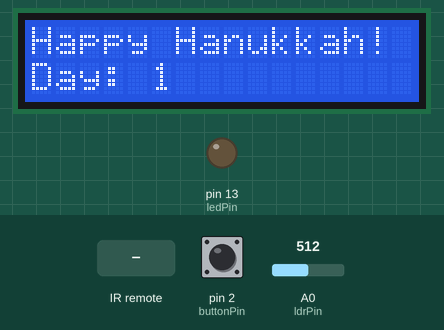
This sketch was run on a simulated Arduino Uno, built with avr-gcc and run on an emulated ATmega328P. On the bench: 16×2 character LCD, output pins drawn as LEDs (lit = HIGH). The test bench sets the inputs (shaded band); at power-on: pin 2 (buttonPin) HIGH, A0 (ldrPin) = 512.

Above: at 1.2 s.
1.3 s: pin 2 (buttonPin) pulled LOW for 0.15 s
At 1.65 s:
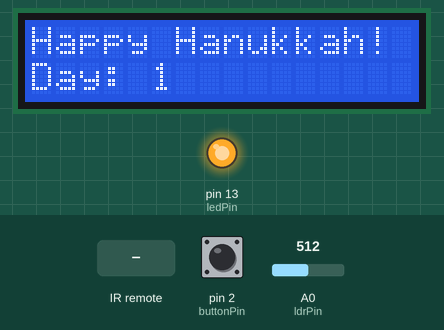
3.3 s: infrared code 0xBA45FF00 received
At 5.7 s:
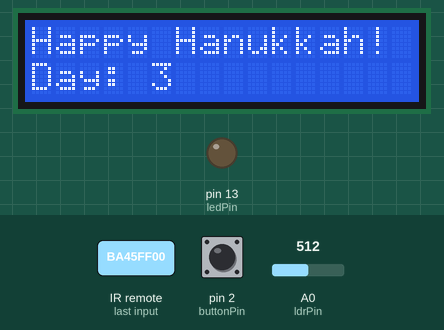
6.0 s: pin 2 (buttonPin) pulled LOW for 1 s
At 8.6 s:
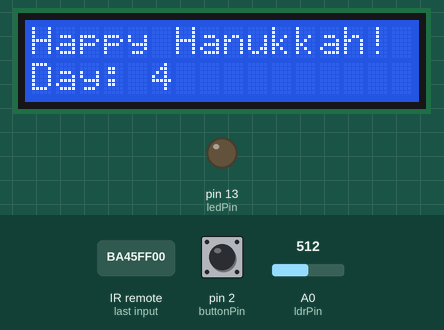
Timing chart, 0 to 10.1 s (numbered marks = the images above; inputs shaded):
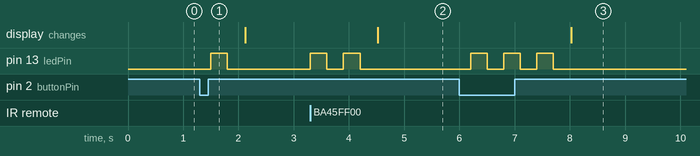

Measured:
- after the input at 1.3 s, pin 13 (ledPin): LOW → HIGH after 0.20 s, → LOW 0.30 s later
- after the input at 3.3 s, pin 13 (ledPin): alternates HIGH for 0.30 s and LOW for 0.30 s, 4 changes in all, then stays LOW, starting at once; the display: changes after 1.2 s (image 2)
- after the input at 6.0 s, pin 13 (ledPin): alternates HIGH for 0.30 s and LOW for 0.30 s, 6 changes in all, then stays LOW, starting after 0.20 s; the display: changes after 2.0 s (image 3)

The sketch:

ARD_Group_19.ino
```cpp
#include <Wire.h>
#include <LiquidCrystal_I2C.h>
#include <Servo.h>
#include <IRremote.h>
#include "HX711.h"

LiquidCrystal_I2C lcd(0x27, 16, 2);
Servo myservo;
HX711 scale;

const int buttonPin = 2;
const int ledPin = 13;
const int servoPin = 9;
const int ldrPin = A0;
const int RECV_PIN = 11;


const int LOADCELL_DOUT_PIN = 3;
const int LOADCELL_SCK_PIN = 4;

int dayCount = 1;

void setup() {
  lcd.init();
  lcd.backlight();
  pinMode(buttonPin, INPUT_PULLUP);
  pinMode(ledPin, OUTPUT);


  scale.begin(LOADCELL_DOUT_PIN, LOADCELL_SCK_PIN);

  IrReceiver.begin(RECV_PIN);
  Serial.begin(9600);
  updateDisplay();
}

void loop() {
  int lightValue = analogRead(ldrPin);
  bool actionTriggered = false;

  if (IrReceiver.decode()) {
    if (IrReceiver.decodedIRData.decodedRawData == 0xBA45FF00) {
      actionTriggered = true;
    }
    IrReceiver.resume();
  }

  if (digitalRead(buttonPin) == LOW) {
    actionTriggered = true;
    delay(200);
  }

  if (actionTriggered) {
    if (lightValue >200) {
      for (int i = 0; i < dayCount; i++) {
        digitalWrite(ledPin, HIGH); delay(300);
        digitalWrite(ledPin, LOW);  delay(300);
      }

      if (dayCount == 8) {
        lcd.clear();
        lcd.print("Place on scale!");


        long initialReading = scale.get_units(5);
        bool weightDetected = false;

        while(!weightDetected) {
          long currentReading = scale.get_units(5);

          if (abs(currentReading - initialReading) > 5000) {
             weightDetected = true;
          }
          delay(100);
        }

        lcd.clear();
        lcd.print("Sivivon Sov Sov Sov!");
        myservo.attach(servoPin);
        for(int j = 0; j < 3; j++) {
          myservo.write(160); delay(500);
          myservo.write(20);  delay(500);
        }
        myservo.detach();
      }

      dayCount++;
      if (dayCount > 8) dayCount = 1;
      updateDisplay();
    }
    else {
      lcd.setCursor(0, 1);
      lcd.print("Wait for Dark!  ");
      delay(1500);
      updateDisplay();
    }
  }
}

void updateDisplay() {
  lcd.clear();
  lcd.setCursor(0, 0);
  lcd.print("Happy Hanukkah!");
  lcd.setCursor(0, 1);
  lcd.print("Day: ");
  lcd.print(dayCount);
}
```
